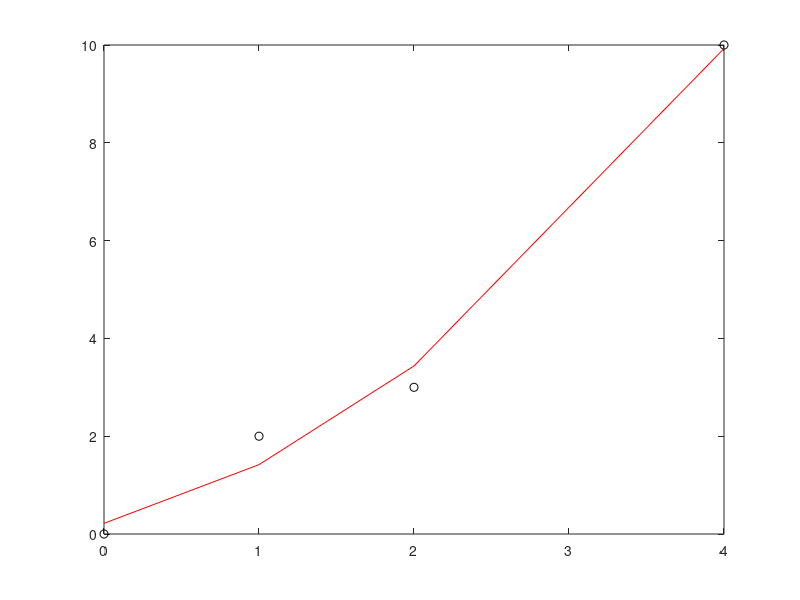

Write MATLAB code to recreate this figure.
t = [0 1 2 4]';

G = [ones(4,1) t t.^2];
d = [0 2 3 10]';

m = (G'*G)^(-1)*G'*d;

plot(t,d,'ko');
hold on;
plot(t, m(1) + m(2) .* t + m(3) .* t.^2, 'r-');